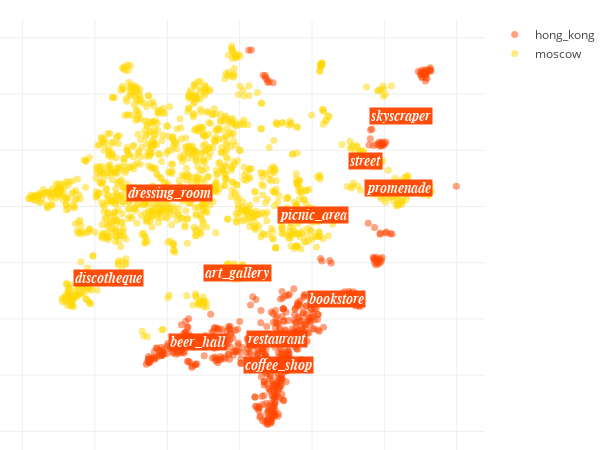

The cell this chart's notebook holds for it:
### Code cell
locations_scatter(city_data, opposite_city_data)

### Figure 1 — Plotly figure (JSON) as saved in the notebook; plotly's stock layout.template omitted (floating-point values rounded to 4 significant figures; data arrays with more than 128 entries replaced by an {"elided": "..."} marker saying what was removed)
{"data": [{"hoverinfo": "text", "marker": {"color": "orangered", "opacity": 0.5, "size": 7}, "mode": "markers", "name": "hong_kong", "text": {"elided": "534 str values"}, "type": "scatter", "uid": "d224e592-3c32-11e9-b171-3c15c2cf2370", "x": {"elided": "534 float values"}, "y": {"elided": "534 float values"}}, {"hoverinfo": "text", "marker": {"color": "gold", "opacity": 0.5, "size": 7}, "mode": "markers", "name": "moscow", "text": {"elided": "1293 str values"}, "type": "scatter", "uid": "d224f74c-3c32-11e9-ad51-3c15c2cf2370", "x": {"elided": "1293 float values"}, "y": {"elided": "1293 float values"}}], "layout": {"annotations": [{"bgcolor": "orangered", "font": {"color": "white", "family": "arial", "size": 14}, "opacity": 0.95, "showarrow": false, "text": "<i><b>restaurant", "x": 10.19, "xanchor": "center", "y": -47.19}, {"bgcolor": "orangered", "font": {"color": "white", "family": "arial", "size": 14}, "opacity": 0.95, "showarrow": false, "text": "<i><b>street", "x": 34.85, "xanchor": "center", "y": 16.26}, {"bgcolor": "orangered", "font": {"color": "white", "family": "arial", "size": 14}, "opacity": 0.95, "showarrow": false, "text": "<i><b>discotheque", "x": -36.22, "xanchor": "center", "y": -25.39}, {"bgcolor": "orangered", "font": {"color": "white", "family": "arial", "size": 14}, "opacity": 0.95, "showarrow": false, "text": "<i><b>promenade", "x": 43.8, "xanchor": "center", "y": 6.651}, {"bgcolor": "orangered", "font": {"color": "white", "family": "arial", "size": 14}, "opacity": 0.95, "showarrow": false, "text": "<i><b>art_gallery", "x": -0.5217, "xanchor": "center", "y": -23.57}, {"bgcolor": "orangered", "font": {"color": "white", "family": "arial", "size": 14}, "opacity": 0.95, "showarrow": false, "text": "<i><b>dressing_room", "x": -19.37, "xanchor": "center", "y": 4.918}, {"bgcolor": "orangered", "font": {"color": "white", "family": "arial", "size": 14}, "opacity": 0.95, "showarrow": false, "text": "<i><b>picnic_area", "x": 20.29, "xanchor": "center", "y": -3.161}, {"bgcolor": "orangered", "font": {"color": "white", "family": "arial", "size": 14}, "opacity": 0.95, "showarrow": false, "text": "<i><b>beer_hall", "x": -11.45, "xanchor": "center", "y": -48.15}, {"bgcolor": "orangered", "font": {"color": "white", "family": "arial", "size": 14}, "opacity": 0.95, "showarrow": false, "text": "<i><b>skyscraper", "x": 44.59, "xanchor": "center", "y": 32.17}, {"bgcolor": "orangered", "font": {"color": "white", "family": "arial", "size": 14}, "opacity": 0.95, "showarrow": false, "text": "<i><b>bookstore", "x": 26.79, "xanchor": "center", "y": -32.99}, {"bgcolor": "orangered", "font": {"color": "white", "family": "arial", "size": 14}, "opacity": 0.95, "showarrow": false, "text": "<i><b>coffee_shop", "x": 10.68, "xanchor": "center", "y": -56.22}], "height": 450, "hovermode": "closest", "margin": {"b": 0, "l": 0, "r": 30, "t": 20}, "width": 600, "xaxis": {"showticklabels": false, "zeroline": false}, "yaxis": {"showticklabels": false, "zeroline": false}}}
